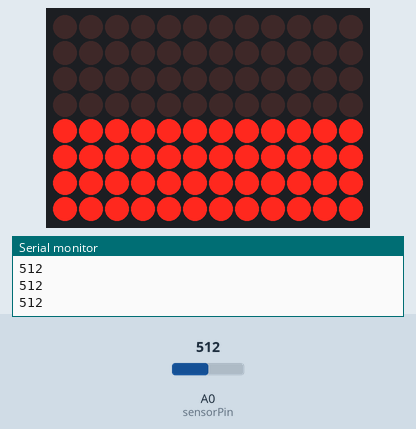
Bench run of a sketch on a simulated Arduino Uno R4 WiFi. On the bench: 12×8 LED matrix, the last lines printed to the serial monitor. Inputs (shaded band) come from the test bench; at power-on: A0 (sensorPin) = 512.

Above: at 1.2 s.
1.3 s: A0 (sensorPin) set to 627
2.8 s: A0 (sensorPin) set to 655
At 4.4 s:
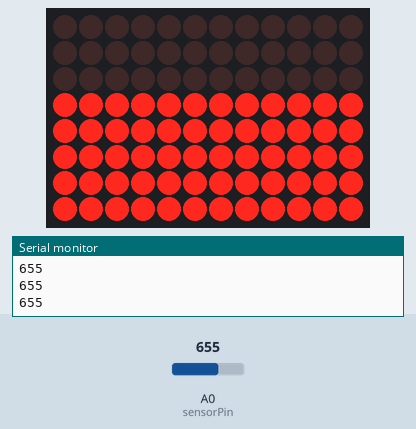
4.6 s: A0 (sensorPin) set to 511
At 6.2 s:
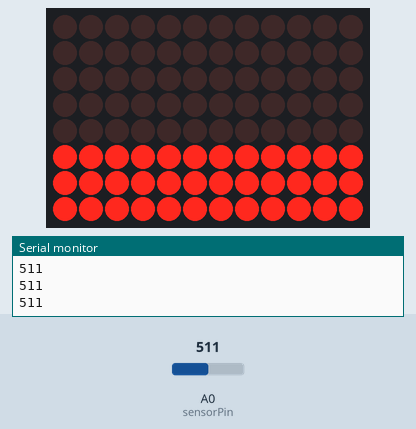
6.4 s: A0 (sensorPin) set to 393
7.9 s: A0 (sensorPin) set to 365
At 9.5 s:
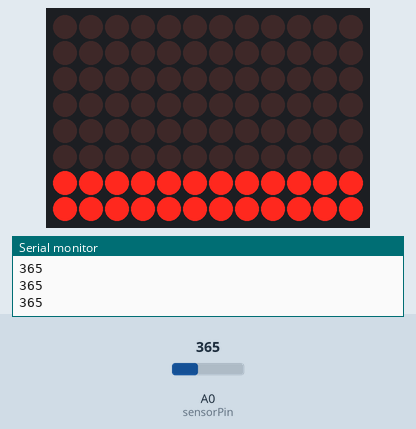
9.7 s: A0 (sensorPin) set to 268
11.2 s: A0 (sensorPin) set to 240
At 12.9 s:
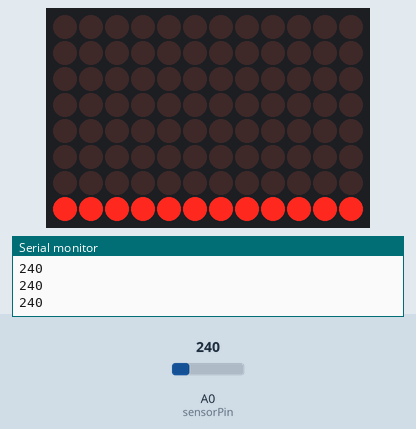
Timing chart, 0 to 14.0 s (numbered marks = the images above; inputs shaded):
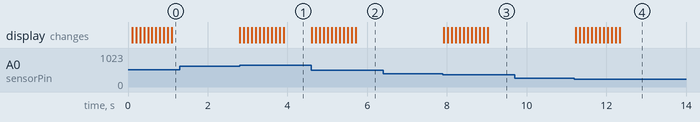

Measured:
- the behaviour switches between 639 and 640 on A0 (sensorPin) (found by bisection; images 0 and 1)
- the behaviour switches between 384 and 383 on A0 (sensorPin) (found by bisection; images 2 and 3)
- the behaviour switches between 256 and 255 on A0 (sensorPin) (found by bisection; images 3 and 4)
- after the input at 2.8 s, the display: first changes at once (image 1 shows a later state)
- after the input at 4.6 s, the display: first changes at once (image 2 shows a later state)
- after the input at 7.9 s, the display: first changes at once (image 3 shows a later state)
- after the input at 11.2 s, the display: first changes at once (image 4 shows a later state)

The sketch:

LED_Serial_Plotter.ino
```cpp
#include "Arduino_LED_Matrix.h"

ArduinoLEDMatrix matrix;

const int sensorPin = A0; // Analog pin where the sensor is connected
const int numColumns = 12; // Number of columns in the LED matrix

int sensorValues[numColumns]; // Array to store the history of sensor values

void setup() {
  Serial.begin(115200);
  matrix.begin();
  for (int i = 0; i < numColumns; i++) {
    sensorValues[i] = 0; // Initialize all elements to 0
  }
}

void loop() {
  // Shift the values in the array to the left
  for (int i = 0; i < numColumns - 1; i++) {
    sensorValues[i] = sensorValues[i + 1];
  }

  // Read the new sensor value and store it at the end of the array
  sensorValues[numColumns - 1] = analogRead(sensorPin);
  Serial.println(analogRead(sensorPin));

  // Map the sensor value to the LED matrix height
  int mappedValue = map(sensorValues[numColumns - 1], 0, 1023, 0, 8);

  // Clear the frame
  uint8_t frame[8][12] = {0};

  // Build the graph in the frame
  for (int x = 0; x < numColumns; ++x) {
    int height = map(sensorValues[x], 0, 1023, 0, 8);
    for (int y = 0; y < height; ++y) {
      frame[7 - y][x] = 1; // Light up LEDs to represent the sensor value
    }
  }

  // Render the frame
  matrix.renderBitmap(frame, 8, 12);

  delay(100); // Short delay for better visualization
}
```
